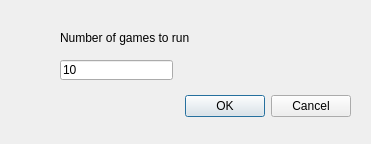
<?xml version="1.0" encoding="UTF-8"?>
<ui version="4.0">
 <class>TrainerDialog</class>
 <widget class="QDialog" name="TrainerDialog">
  <property name="geometry">
   <rect>
    <x>0</x>
    <y>0</y>
    <width>371</width>
    <height>144</height>
   </rect>
  </property>
  <property name="windowTitle">
   <string>Dialog</string>
  </property>
  <widget class="QDialogButtonBox" name="buttonBox">
   <property name="geometry">
    <rect>
     <x>10</x>
     <y>90</y>
     <width>341</width>
     <height>32</height>
    </rect>
   </property>
   <property name="orientation">
    <enum>Qt::Horizontal</enum>
   </property>
   <property name="standardButtons">
    <set>QDialogButtonBox::Cancel|QDialogButtonBox::Ok</set>
   </property>
   <property name="centerButtons">
    <bool>false</bool>
   </property>
  </widget>
  <widget class="QLabel" name="label">
   <property name="geometry">
    <rect>
     <x>60</x>
     <y>30</y>
     <width>131</width>
     <height>16</height>
    </rect>
   </property>
   <property name="text">
    <string>Number of games to run</string>
   </property>
  </widget>
  <widget class="QLineEdit" name="lineEdit">
   <property name="geometry">
    <rect>
     <x>60</x>
     <y>60</y>
     <width>113</width>
     <height>20</height>
    </rect>
   </property>
   <property name="text">
    <string>10</string>
   </property>
  </widget>
 </widget>
 <resources/>
 <connections>
  <connection>
   <sender>buttonBox</sender>
   <signal>accepted()</signal>
   <receiver>TrainerDialog</receiver>
   <slot>accept()</slot>
   <hints>
    <hint type="sourcelabel">
     <x>248</x>
     <y>254</y>
    </hint>
    <hint type="destinationlabel">
     <x>157</x>
     <y>274</y>
    </hint>
   </hints>
  </connection>
  <connection>
   <sender>buttonBox</sender>
   <signal>rejected()</signal>
   <receiver>TrainerDialog</receiver>
   <slot>reject()</slot>
   <hints>
    <hint type="sourcelabel">
     <x>316</x>
     <y>260</y>
    </hint>
    <hint type="destinationlabel">
     <x>286</x>
     <y>274</y>
    </hint>
   </hints>
  </connection>
 </connections>
</ui>
